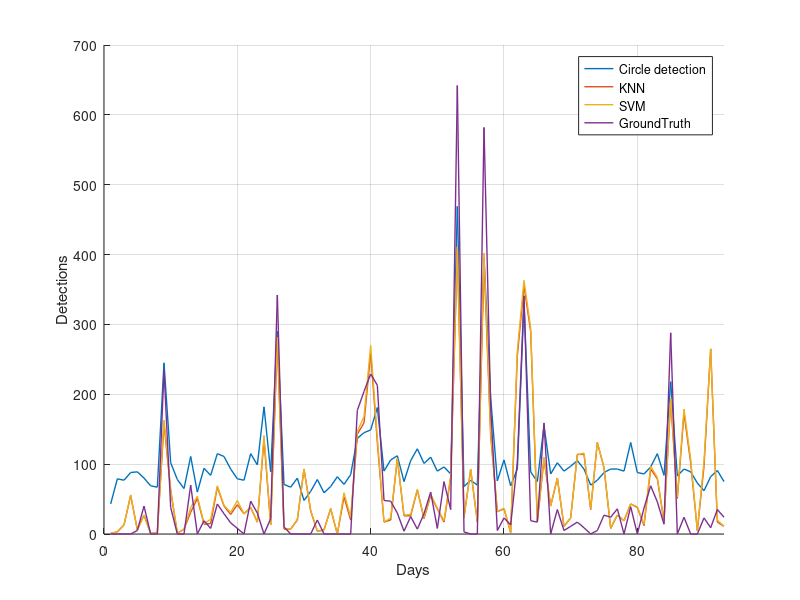

The MATLAB source for this figure:
%% POST-PROCESSING ANALYSIS OF OBTAINED DETECTIONS
clear
close all

%% DATA RESHAPING
load dataGT.mat pieces groundTruth

% Circle detections
load resultsVC.mat detections

data = zeros(93, 96);
days = cell(93, 1);
counter = 1;

for i = 1:length(pieces)
    data(i, 1:pieces(i)) = detections(counter:counter + pieces(i) - 1);
    days(i) = {detections(counter:counter + pieces(i) - 1)};
    counter = counter + pieces(i);
end

circle_data = sum(data, 2)';

% Acoustic (KNN)
load resultsKNN_1401.mat detections

data = zeros(93, 96);
days = cell(93, 1);
counter = 1;

for i = 1:length(pieces)
    data(i, 1:pieces(i)) = detections(counter:counter + pieces(i) - 1);
    days(i) = {detections(counter:counter + pieces(i) - 1)};
    counter = counter + pieces(i);
end

% Sum of data per day
acoustic_data_knn = sum(data, 2)';

% Acoustic (SVM)
load resultsSVM_1401.mat detections

data = zeros(93, 96);
days = cell(93, 1);
counter = 1;

for i = 1:length(pieces)
    data(i, 1:pieces(i)) = detections(counter:counter + pieces(i) - 1);
    days(i) = {detections(counter:counter + pieces(i) - 1)};
    counter = counter + pieces(i);
end

% Sum of data per day
acoustic_data_svm = sum(data, 2)';

%% STATISTICAL VALIDATION OF THE DATA
[h1, p1, ci1, stats1] = ttest2(groundTruth, acoustic_data_knn);
c1 = corr2(groundTruth, acoustic_data_knn);

disp('--- KNN vs GroundTruth Analysis ---')
if h1 == 0
    disp('The null hypothesis is not rejected: means are equal')
else
    disp('The null hypothesis is rejected: means are different')
end
disp(['Correlation KNN vs GroundTruth: ', num2str(c1)])
disp(['p-value KNN vs GroundTruth: ', num2str(p1)])

[h2, p2, ci2, stats2] = ttest2(groundTruth, acoustic_data_svm);
c2 = corr2(groundTruth, acoustic_data_svm);

disp('--- SVM vs GroundTruth Analysis ---')
if h2 == 0
    disp('The null hypothesis is not rejected: means are equal')
else
    disp('The null hypothesis is rejected: means are different')
end
disp(['Correlation SVM vs GroundTruth: ', num2str(c2)])
disp(['p-value SVM vs GroundTruth: ', num2str(p2)])

[h3, p3, ci3, stats3] = ttest2(acoustic_data_knn, acoustic_data_svm);
c3 = corr2(acoustic_data_knn, acoustic_data_svm);

disp('--- KNN vs SVM Analysis ---')
if h3 == 0
    disp('The null hypothesis is not rejected: means are equal')
else
    disp('The null hypothesis is rejected: means are different')
end
disp(['Correlation KNN vs SVM: ', num2str(c3)])
disp(['p-value KNN vs SVM: ', num2str(p3)])

%% INITIAL VISUALIZATION
figure
hold on
plot(circle_data, "LineWidth", 1)
plot(acoustic_data_knn, "LineWidth", 1)
plot(acoustic_data_svm, "LineWidth", 1)
plot(groundTruth, "LineWidth", 1)
grid
legend("Circle detection", "KNN", "SVM", "GroundTruth")
xlabel("Days")
ylabel("Detections")
axis([0 93 0 700])
hold off
